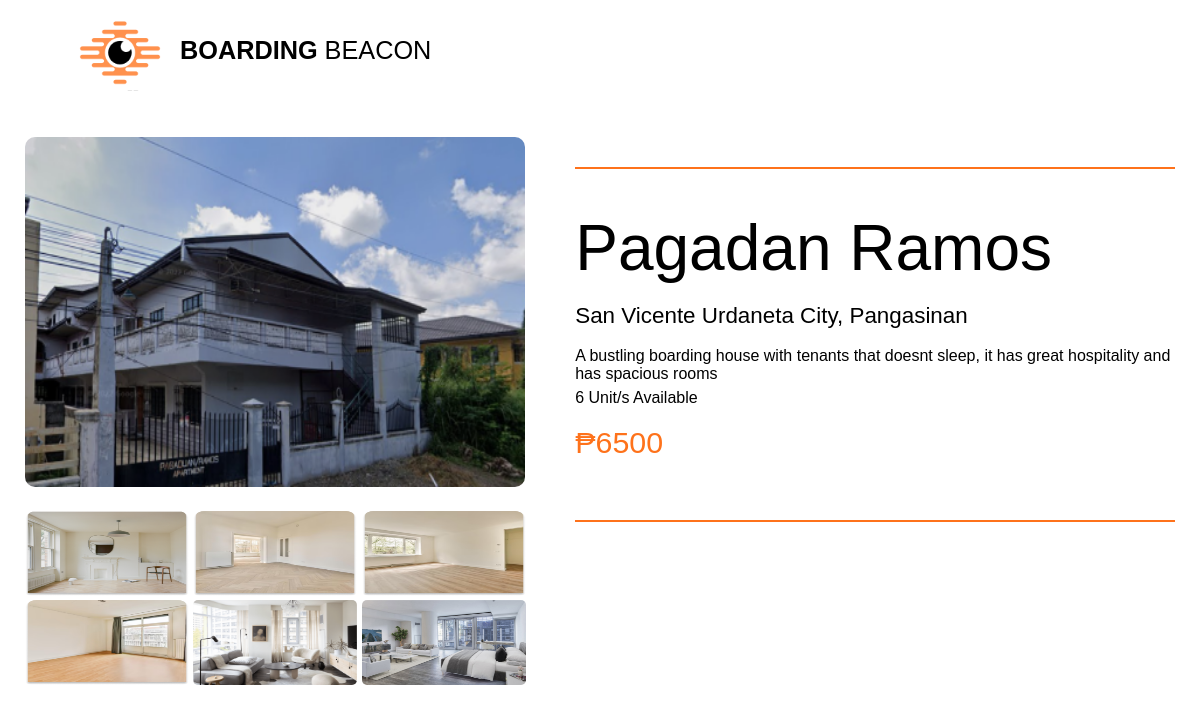
Page /board-details.php?id=9 on the committed database.
### tables this page shows
CREATE TABLE `boarding` (
  `boardID` int(11) NOT NULL,
  `bName` varchar(255) NOT NULL,
  `addressID` varchar(255) NOT NULL,
  `bDescription` longtext NOT NULL,
  `bPrice` double NOT NULL,
  `bUnitNo` int(11) NOT NULL,
  `bImage` varchar(255) NOT NULL,
  `bImg1` varchar(255) NOT NULL,
  `bImg2` varchar(255) NOT NULL,
  `bImg3` varchar(255) NOT NULL,
  `bImg4` varchar(255) NOT NULL,
  `bImg5` varchar(255) NOT NULL,
  `bImg6` varchar(255) NOT NULL,
  `bStatus` varchar(255) NOT NULL
);

CREATE TABLE `address` (
  `addressID` varchar(255) NOT NULL,
  `barangay` varchar(255) NOT NULL
);

### board-details.php (the view, shortened to what this page needs)
<!DOCTYPE html>
<html lang="en">
<head>
    <link rel="stylesheet" href="css/board-details5.css">
</head>
<body>
    <header>
        <div class="top-section">
            <img class="logo" src="images/image-logo.png" alt="PSU Logo">
            <label><b>BOARDING</b><span class="brand-name"> <b></b>BEACON</span></label>
        </div>
    </header>
    <?php
 require 'db.php';
if (isset($_GET['id'])) {
$bh_id = $_GET['id'];
$bh_query = $con->prepare("SELECT * FROM boarding INNER JOIN address ON boarding.addressID = address.addressID WHERE boardID = ?");
$bh_query->bind_param("i", $bh_id);
$bh_query->execute();
$bh_result = $bh_query->get_result();
if ($bh_row = $bh_result->fetch_assoc()) {
 echo "
 <div class='container'>
 <div class='content1'>
     <div class='mainImg'>
         <img src='images/".$bh_row['bImage']."' class='image'>
     </div>
     <div class='imgRow1'>
         <img src='images/".$bh_row['bImg1']."' class='img'>
         <img src='images/".$bh_row['bImg2']."' class='img'>
         <img src='images/".$bh_row['bImg3']."' class='img'>
     </div>
     <div class='imgRow2'>
         <img src='images/".$bh_row['bImg4']."' class='img'>
         <img src='images/".$bh_row['bImg5']."'class='img'>
         <img src='images/".$bh_row['bImg6']."' class='img'>
     </div>
 </div>
 <div class='content2'>
     <hr>
     <label for='' id='bName'>".$bh_row['bName']."</label>
     <label for='' id='bAddress'>".$bh_row['barangay']." Urdaneta City, Pangasinan</label>
     <p id='bDesc'>".nl2br($bh_row['bDescription'])."
     </p>
     <label for='' id='unitNo'>".$bh_row['bUnitNo']." Unit/s Available</label>
     <div class='button'>
     <label id='oPrice'>₱".$bh_row['bPrice']."</label>
     <div class='spacer'>
    <div id='paypal-button-container'></div>
     </div>
     </div>
     <hr>
 </div>
</div>
 ";
} else {
 echo "Boarding house not found.";
}
}
?>
</body>
</html>

### css/board-details5.css (style rules this page uses)
* { margin: 0; padding: 0; }
header { display: flex; justify-content: space-between; align-items: center; font-family: "Poppins", sans-serif; }
.top-section { display: flex; align-items: center; padding: 10px 70px; max-width: 34%; background-color: white; position: sticky; }
.logo { max-width: 100px; margin-right: 10px; }
.top-section label { color: black; font-size: 1.58rem; }
.brand-name { font-size: 1.58rem; font-weight: 500; color: black; }
.container { display: flex; justify-content: space-around; margin-top: 3%; font-family: "Poppins", sans-serif; }
.mainImg img { border-radius: 10px 10px 10px 10px; width: 500px; height: 350px; }
.imgRow1 { margin-top: 20px; }
.imgRow1 img { height: 85px; width: 164px; border-radius: 5px; }
.imgRow2 img { height: 85px; width: 164px; border-radius: 5px; }
.content2 { display: flex; flex-direction: column; width: 50%; margin-top: 2.5%; }
.content2 hr { border: solid #FE721B 1px; }
.content2 label { margin-bottom: 3%; }
.content2 p { margin-bottom: 1%; }
#bName { font-size: 4rem; padding-top: 7%; }
.button { padding-bottom: 7%; }
#bAddress { font-size: 1.4rem; }
#oPrice { padding-bottom: 4%; font-size: 1.9rem; color: #FE721B; }

### rows in the picture
boarding: bImage (picture), bImg1 (picture), bImg2 (picture), bImg3 (picture), bImg4 (picture), bImg5 (picture), bImg6 (picture), bName "Pagadan Ramos", addressID.barangay "San Vicente", bDescription "A bustling boarding house with tenants that doesnt sleep, it has great hospitality and has spacious rooms", bUnitNo "6", bPrice "6500"
